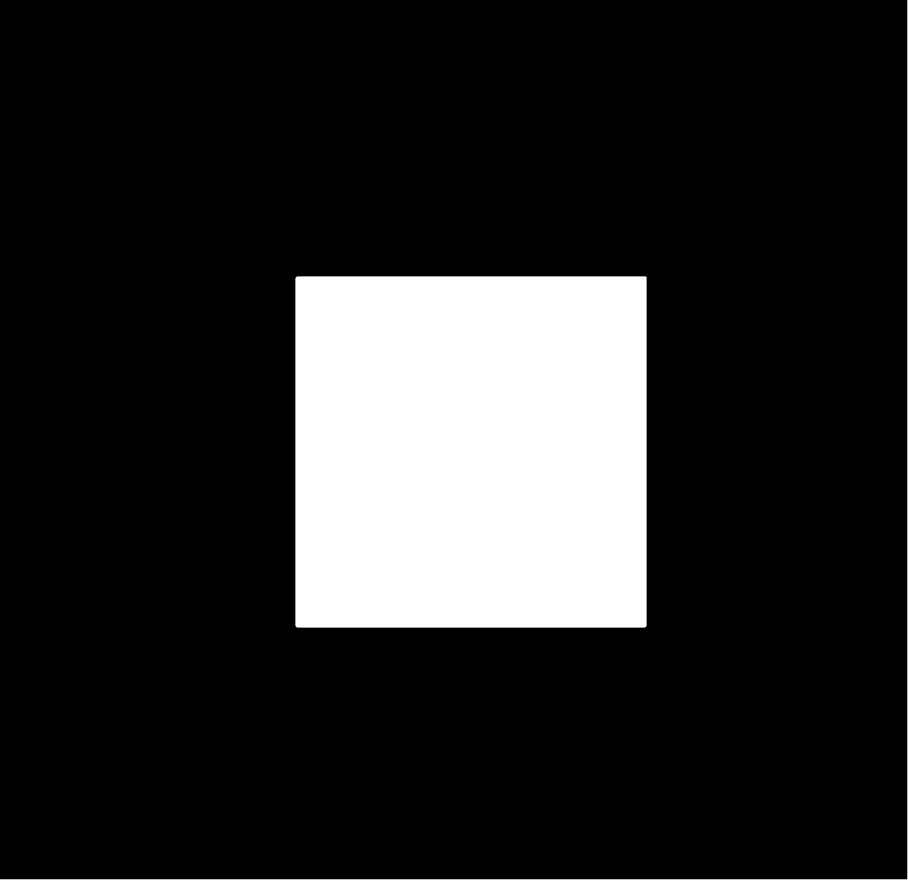
#> input picture img/test.jfif, 908 x 880 px, given in place of the camera
$ python distance.py
#> lines starting #> are read from the running program, lines starting #| are printed output that depends on the picture; after the words box and inside, x2 and y2 are one past the last pixel; in counts of white or black regions, pixels touching at a corner belong together
import cv2
import numpy as np

# focal length can be gotten using F = (P x D) / W
# where F is focal length, P is pixel width, D is distance from camera to object in cm, and W is width of object in real world in cm
# formula from: https://pyimagesearch.com/2015/01/19/find-distance-camera-objectmarker-using-python-opencv/
focalLength = 600
object_size = 6.3  # in cm

cap = cv2.VideoCapture(0)
while True:
    _, img = cap.read()
#> img is the input picture: shape (880, 908, 3); min 0, max 255, mean 39.8
    gray = cv2.cvtColor(img, cv2.COLOR_BGR2GRAY)

    ret, thresh = cv2.threshold(gray, 50, 255, 0)
#> thresh: shape (880, 908); 15.7% white; 2 white regions
    contours, hierarchy = cv2.findContours(
        thresh, cv2.RETR_EXTERNAL, cv2.CHAIN_APPROX_NONE)
#> contours = 2 contours, 1 with area under 20; largest, box (x1, y1, x2, y2) and area: (295, 276, 647, 628) 123194

    for cnt in contours:
        x1, y1 = cnt[0][0]
        approx = cv2.approxPolyDP(cnt, 0.01*cv2.arcLength(cnt, True), True)
        if len(approx) == 4:
            x, y, w, h = cv2.boundingRect(cnt)
            ratio = float(w)/h
            if ratio >= 0.7 and ratio <= 1.3 and w > 20 and h > 20:
                img = cv2.drawContours(img, [cnt], -1, (30, 144, 255), 3)

                # calculate distance based on known size of object in cm and focal length
                cv2.putText(img, "Distance: " + str(round((object_size*focalLength/w), ndigits=2)) + " cm",
                            (0, 25), cv2.FONT_HERSHEY_SIMPLEX, 0.5, (0, 0, 0), 1)
            else:
                img = cv2.drawContours(img, [cnt], -1, (0, 0, 255), 3)
#> this loop made 2 passes
#> (x1, y1, approx, x, y, w, h, ratio) on passes 1 to 2: (297, 276, [[297, 276], [295, 625], [644, 627], [646, 277]], 295, 276, 352, 352, 1), (907, 0, [[907, 0], [906, 879], [0, 879], [907, 879]], 0, 0, 908, 880, 1.03)
#> pass 1, `img = cv2.drawContours(img, [cnt], -1, (30, 144, 255), 3)`:
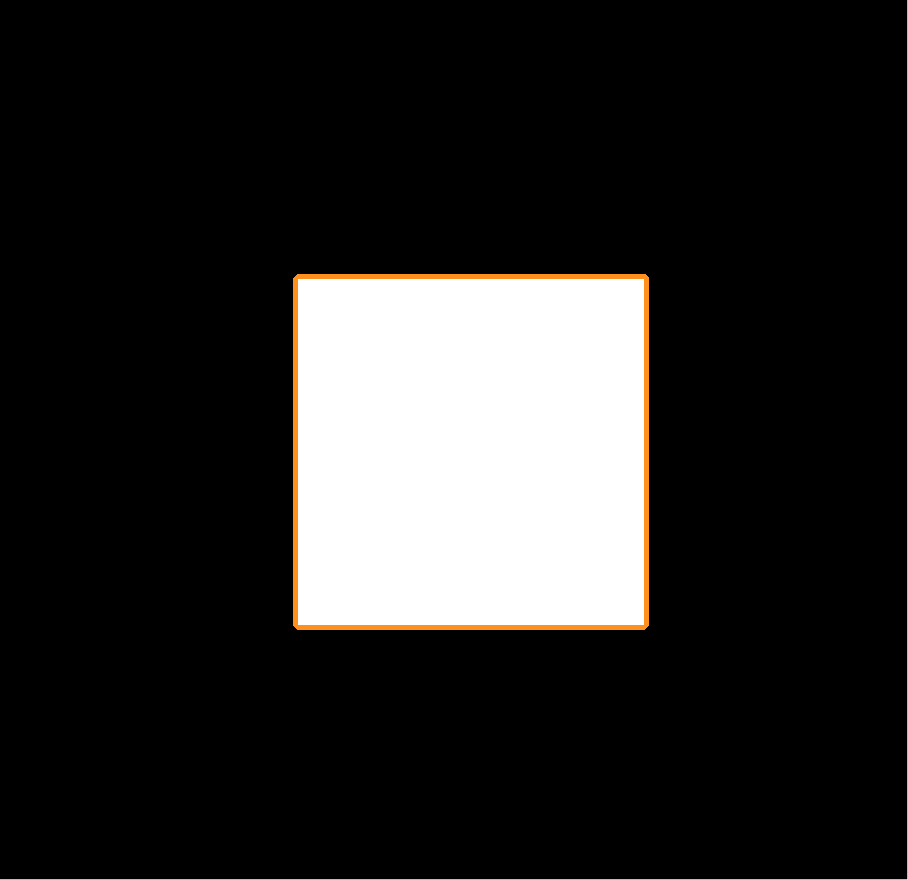
#> img: shape (880, 908, 3); 0.87% of pixels changed, all inside (x1, y1, x2, y2) = (293, 274, 649, 630)
#> pass 2, `img = cv2.drawContours(img, [cnt], -1, (30, 144, 255), 3)`:
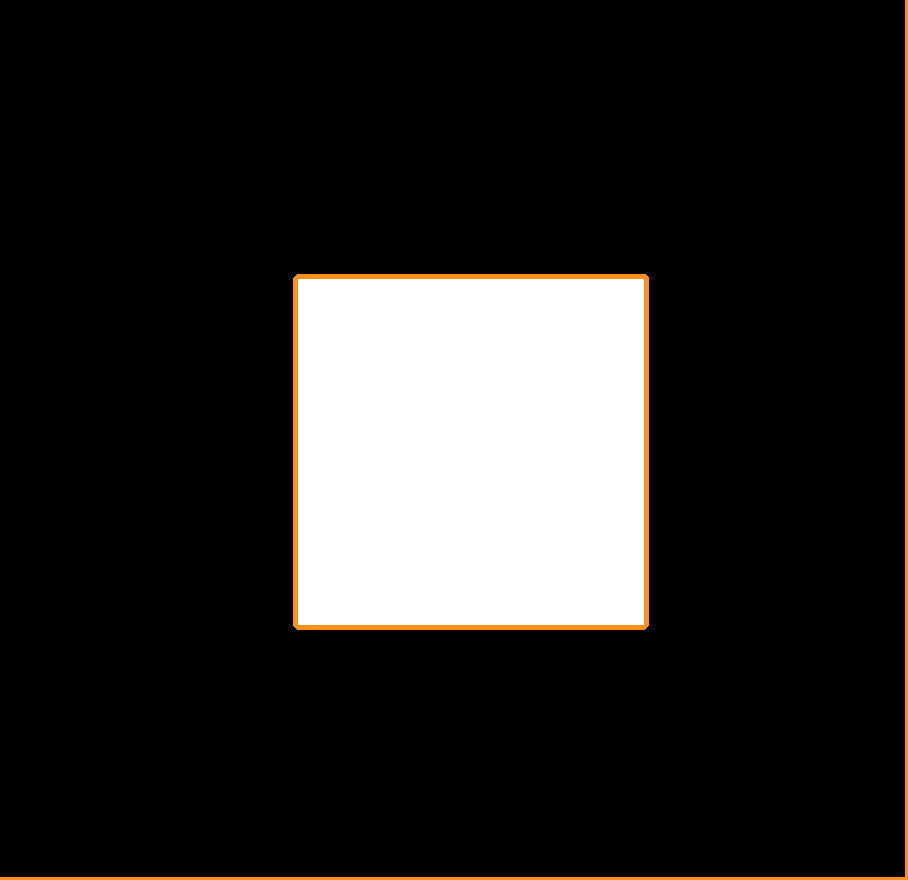
#> img: shape (880, 908, 3); 0.67% of pixels changed, all inside (x1, y1, x2, y2) = (0, 0, 908, 880)
    cv2.imshow("Shapes", img)
    key = cv2.waitKey(15)
#> (key Esc is pressed here)
    # ESC key
    if key == 27:
        break

cv2.destroyAllWindows()
